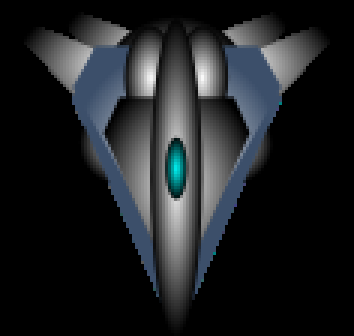
#> input picture SuperMarketSimulation/A10.png, 118 x 112 px, found by its file name (shown 3 times larger)
$ python ExampleSpaceship.py
#> lines starting #> are read from the running program, lines starting #| are printed output that depends on the picture; after the words box and inside, x2 and y2 are one past the last pixel; in counts of white or black regions, pixels touching at a corner belong together
# -*- coding: utf-8 -*-
"""
Created on Thu Jan 16 09:18:53 2020

@author: Charles
"""

import numpy as np
import cv2
#%%
spaceship = cv2.imread(r'C:\Users\Charles\Documents\Spiced\Week8\A10.png')
#> spaceship is the input picture: shape (112, 118, 3); mean B, G, R 34.8, 32.3, 29.7
#%%
def star_background():
    bg = np.zeros((800,1200,3),dtype=np.uint8)
    for i in range(100):
        x,y = np.random.randint(0,1199),np.random.randint(0,799)
        bg[y,x] = 255
    return bg

bg = star_background()
i = 0
sp1 = 100,100
sp2 = 200,1000
vec1 = 1,1
vec2 = 0,-2
while True:
    frame = bg.copy()
    #
    sp1 = sp1[0] + vec1[0], sp1[1]+vec1[1]
    sp2 = sp2[0] + vec2[0], sp2[1]+vec2[1]

    #check boundaries
    if sp1[0]<0:
        sp1 = 0,sp1[1]
    if sp2[1]>1080:
        sp2 = sp2[0],1080

    if i == np.random.randint(100,400):
        i = 0
        vec1 = -vec1[0],-vec1[1]
        vec2 = -vec2[0],-vec2[1]

    frame[sp1[0]:sp1[0]+112, sp1[1]:sp1[1]+118] = spaceship
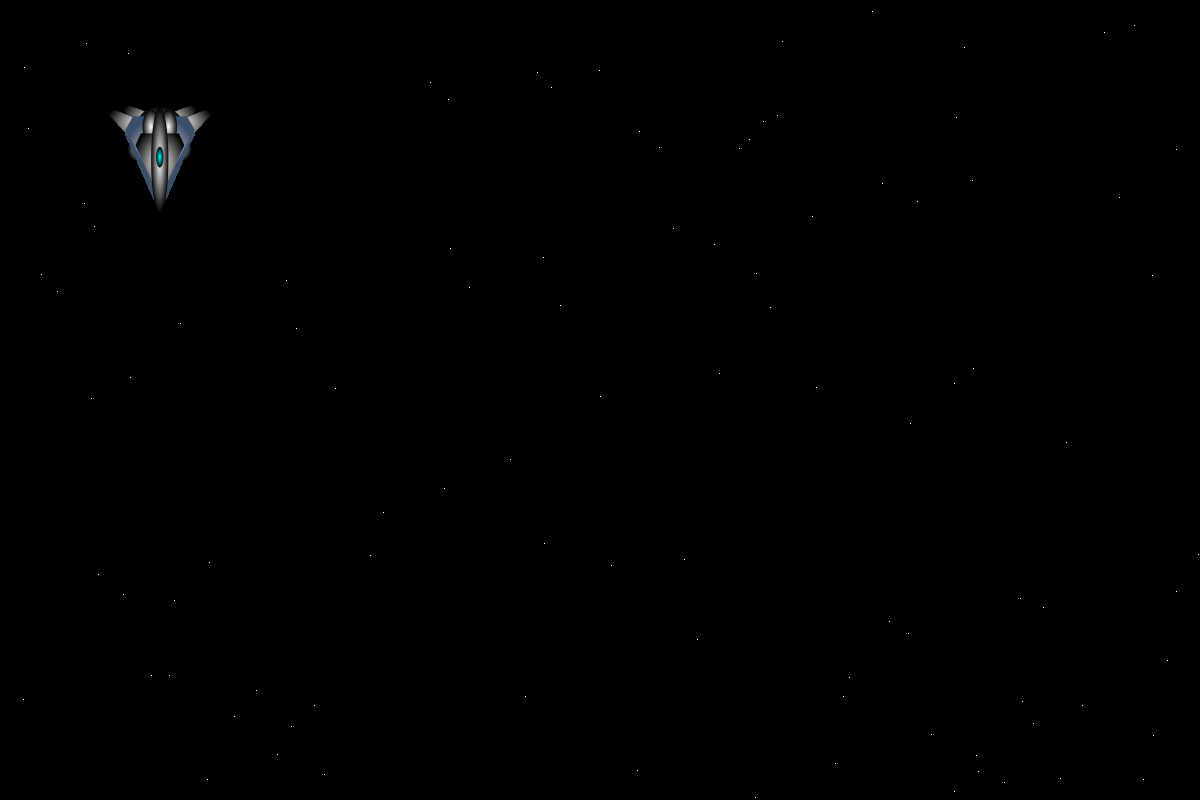
#> frame: shape (800, 1200, 3); mean B, G, R 0.5, 0.5, 0.4
    frame[sp2[0]:sp2[0]+112, sp2[1]:sp2[1]+118] = spaceship
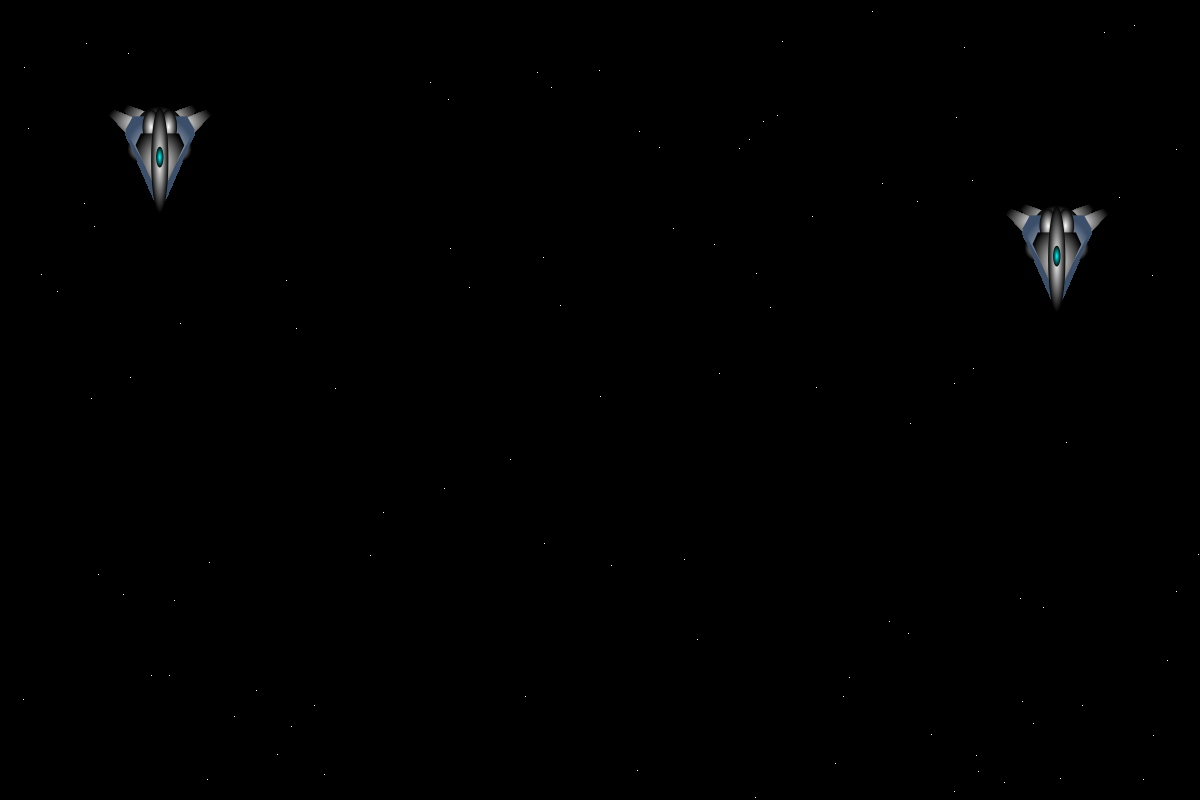
#> frame: shape (800, 1200, 3); 0.54% of pixels changed, all inside (x1, y1, x2, y2) = (1006, 204, 1108, 312)
    i+=1
    cv2.imshow('frame',frame)
    #cv2.imshow('frame',frame)

    if cv2.waitKey(1) & 0xFF == ord('q'):
#> (key q is pressed here)
        break

cv2.destroyAllWindows()
